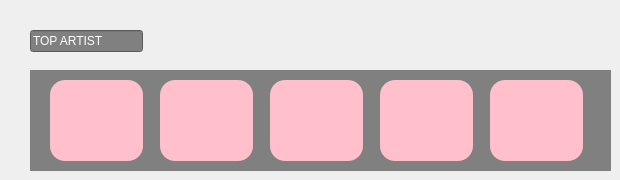
      <widget class="QWidget" name="menu_5">
       <widget class="QLabel" name="Home_5">
        <property name="geometry">
         <rect>
          <x>30</x>
          <y>70</y>
          <width>581</width>
          <height>101</height>
         </rect>
        </property>
        <property name="styleSheet">
         <string notr="true">background-color:grey;
font: 40pt &quot;Arial&quot;;</string>
        </property>
        <property name="text">
         <string/>
        </property>
        <property name="textFormat">
         <enum>Qt::PlainText</enum>
        </property>
       </widget>
       <widget class="QPushButton" name="btncharlieputh_6">
        <property name="geometry">
         <rect>
          <x>50</x>
          <y>80</y>
          <width>93</width>
          <height>81</height>
         </rect>
        </property>
        <property name="styleSheet">
         <string notr="true">background-color:pink;
border-radius:15px;</string>
        </property>
        <property name="text">
         <string/>
        </property>
        <property name="icon">
         <iconset>
          <normaloff>../../../Pictures/Saved Pictures/z5963671587989_9a055e69c9ce33bd8a6f0b4f7774f4c9.jpg</normaloff>../../../Pictures/Saved Pictures/z5963671587989_9a055e69c9ce33bd8a6f0b4f7774f4c9.jpg</iconset>
        </property>
        <property name="iconSize">
         <size>
          <width>70</width>
          <height>70</height>
         </size>
        </property>
       </widget>
       <widget class="QLineEdit" name="lineEdit_6">
        <property name="geometry">
         <rect>
          <x>30</x>
          <y>30</y>
          <width>113</width>
          <height>22</height>
         </rect>
        </property>
        <property name="styleSheet">
         <string notr="true">background-color:grey;
color:white;</string>
        </property>
        <property name="text">
         <string>TOP ARTIST</string>
        </property>
       </widget>
       <widget class="QPushButton" name="btnsontungmtp_6">
        <property name="geometry">
         <rect>
          <x>160</x>
          <y>80</y>
          <width>93</width>
          <height>81</height>
         </rect>
        </property>
        <property name="styleSheet">
         <string notr="true">background-color:pink;
border-radius:15px;</string>
        </property>
        <property name="text">
         <string/>
        </property>
        <property name="icon">
         <iconset>
          <normaloff>../../../Pictures/Saved Pictures/z5963650387289_3ce32cfffc5ae409ed6358ef90b61909.jpg</normaloff>../../../Pictures/Saved Pictures/z5963650387289_3ce32cfffc5ae409ed6358ef90b61909.jpg</iconset>
        </property>
        <property name="iconSize">
         <size>
          <width>70</width>
          <height>70</height>
         </size>
        </property>
       </widget>
       <widget class="QPushButton" name="pushButton_24">
        <property name="geometry">
         <rect>
          <x>490</x>
          <y>80</y>
          <width>93</width>
          <height>81</height>
         </rect>
        </property>
        <property name="styleSheet">
         <string notr="true">background-color:pink;
border-radius:15px;</string>
        </property>
        <property name="text">
         <string/>
        </property>
        <property name="icon">
         <iconset>
          <normaloff>../../../Pictures/Saved Pictures/z5963676386276_99d8c354eb1a98ab406be48812a9d6b7.jpg</normaloff>../../../Pictures/Saved Pictures/z5963676386276_99d8c354eb1a98ab406be48812a9d6b7.jpg</iconset>
        </property>
        <property name="iconSize">
         <size>
          <width>70</width>
          <height>70</height>
         </size>
        </property>
       </widget>
       <widget class="QPushButton" name="pushButton_25">
        <property name="geometry">
         <rect>
          <x>380</x>
          <y>80</y>
          <width>93</width>
          <height>81</height>
         </rect>
        </property>
        <property name="styleSheet">
         <string notr="true">background-color:pink;
border-radius:15px;</string>
        </property>
        <property name="text">
         <string/>
        </property>
        <property name="icon">
         <iconset>
          <normaloff>../../../Pictures/Saved Pictures/z5963770612829_9991de2272880b99a26339dddda62485.jpg</normaloff>../../../Pictures/Saved Pictures/z5963770612829_9991de2272880b99a26339dddda62485.jpg</iconset>
        </property>
        <property name="iconSize">
         <size>
          <width>70</width>
          <height>70</height>
         </size>
        </property>
       </widget>
       <widget class="QPushButton" name="pushButton_26">
        <property name="geometry">
         <rect>
          <x>270</x>
          <y>80</y>
          <width>93</width>
          <height>81</height>
         </rect>
        </property>
        <property name="styleSheet">
         <string notr="true">background-color:pink;
border-radius:15px;</string>
        </property>
        <property name="text">
         <string/>
        </property>
        <property name="icon">
         <iconset>
          <normaloff>../../../Pictures/Saved Pictures/z5963777620362_1cedc1575d1c3715090f5b37a00ffe26.jpg</normaloff>../../../Pictures/Saved Pictures/z5963777620362_1cedc1575d1c3715090f5b37a00ffe26.jpg</iconset>
        </property>
        <property name="iconSize">
         <size>
          <width>70</width>
          <height>70</height>
         </size>
        </property>
       </widget>
      </widget>
